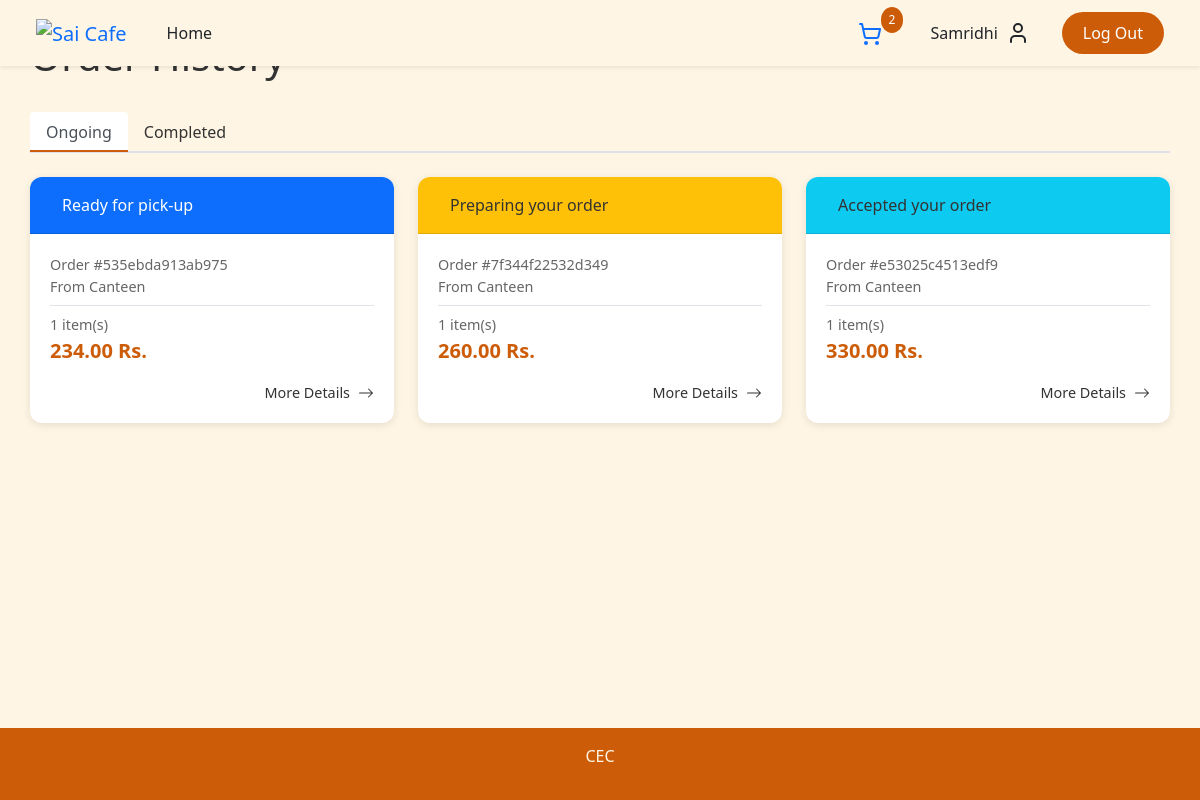
Screenshot of /cust_order_history.php (signed in) with the database file from the repository.
### tables this page shows
CREATE TABLE `order_header` (
  `orh_id` int(11) NOT NULL,
  `orh_refcode` varchar(15) DEFAULT NULL,
  `c_id` int(11) NOT NULL,
  `s_id` int(11) NOT NULL,
  `p_id` int(11) NOT NULL,
  `orh_ordertime` timestamp NOT NULL DEFAULT current_timestamp(),
  `orh_pickuptime` datetime NOT NULL,
  `orh_orderstatus` varchar(10) NOT NULL DEFAULT 'ACPT',
  `orh_finishedtime` datetime DEFAULT NULL
);

CREATE TABLE `shop` (
  `s_id` int(11) NOT NULL,
  `s_username` varchar(45) NOT NULL,
  `s_pwd` varchar(45) NOT NULL,
  `s_name` varchar(100) NOT NULL,
  `s_location` varchar(100) NOT NULL,
  `s_openhour` time NOT NULL,
  `s_closehour` time NOT NULL,
  `s_status` tinyint(4) NOT NULL DEFAULT 1 COMMENT 'Shop ready for taking an order or not (True for open, False for close)',
  `s_preorderStatus` tinyint(4) NOT NULL DEFAULT 1 COMMENT 'Shop is ready for tomorrow pre-order or not',
  `s_email` varchar(100) NOT NULL,
  `s_phoneno` varchar(45) NOT NULL,
  `s_pic` text DEFAULT NULL
);

### cust_order_history.php (the view, shortened to what this page needs)
<!DOCTYPE html>
<html lang="en">
<head>
    <?php
    include("conn_db.php");
    include('head.php');
    ?>
</head>
<body>
    <?php include('nav_header.php')?>
    <div class="container" id="shop-body">
        <div class="shop-header">
            <h2 class="display-6">Order History</h2>
        </div>
        <nav>
            <div class="nav nav-tabs" id="nav-tab" role="tablist">
                <button class="nav-link active" id="ongoing-tab" data-bs-toggle="tab" data-bs-target="#nav-ongoing"
                    type="button" role="tab" aria-controls="nav-ongoing" aria-selected="true">Ongoing</button>
                <button class="nav-link" id="completed-tab" data-bs-toggle="tab" data-bs-target="#nav-completed"
                    type="button" role="tab" aria-controls="nav-completed" aria-selected="false">Completed</button>
            </div>
        </nav>
        <div class="tab-content" id="nav-tabContent">
            <div class="tab-pane fade show active" id="nav-ongoing" role="tabpanel" aria-labelledby="ongoing-tab">
                <?php
                $ongoing_query = "SELECT * FROM order_header WHERE c_id = {$_SESSION['cid']} AND orh_orderstatus <> 'FNSH';";
                $ongoing_result = $mysqli->query($ongoing_query);
                $ongoing_num = $ongoing_result->num_rows;
                if($ongoing_num > 0){
                ?>
                <div class="row row-cols-1 row-cols-md-3 g-4">
                    <?php while($og_row = $ongoing_result->fetch_array()){ ?>
                    <div class="col">
                        <div class="card">
                            <?php
                            $status_class = '';
                            $status_text = '';
                            switch($og_row["orh_orderstatus"]) {
                                case "ACPT":
                                    $status_class = 'bg-info';
                                    $status_text = 'Accepted your order';
                                    break;
                                case "PREP":
                                    $status_class = 'bg-warning';
                                    $status_text = 'Preparing your order';
                                    break;
                                case "RDPK":
                                    $status_class = 'bg-primary text-white';
                                    $status_text = 'Ready for pick-up';
                                    break;
                            }
                            ?>
                            <div class="card-header <?php echo $status_class; ?>">
                                <span class="status-badge"><?php echo $status_text; ?></span>
                            </div>
                            <div class="card-body">
                                <div class="order-info">
                                    <div>Order #<?php echo $og_row["orh_refcode"]; ?></div>
                                    <div class="mb-2">From
                                        <?php
                                        $shop_query = "SELECT s_name FROM shop WHERE s_id = {$og_row['s_id']};";
                                        $shop_arr = $mysqli->query($shop_query)->fetch_array();
                                        echo $shop_arr["s_name"];
                                        ?>
                                    </div>
                                    <?php
                                    $ord_query = "SELECT COUNT(*) AS cnt, SUM(ord_amount*ord_buyprice) AS gt FROM order_detail WHERE orh_id = {$og_row['orh_id']}";
                                    $ord_arr = $mysqli->query($ord_query)->fetch_array();
                                    ?>
                                    <div class="pt-2 border-top">
                                        <div><?php echo $ord_arr["cnt"]; ?> item(s)</div>
                                        <div class="price"><?php echo $ord_arr["gt"]; ?> Rs.</div>
                                    </div>
                                    <div class="text-end mt-3">
                                        <a href="cust_order_detail.php?orh_id=<?php echo $og_row["orh_id"]; ?>"
                                           class="more-details">
                                            <span>More Details</span>
                                            <svg xmlns="http://www.w3.org/2000/svg" width="16" height="16" fill="currentColor" class="bi bi-arrow-right" viewBox="0 0 16 16">
                                                <path fill-rule="evenodd" d="M1 8a.5.5 0 0 1 .5-.5h11.793l-3.147-3.146a.5.5 0 0 1 .708-.708l4 4a.5.5 0 0 1 0 .708l-4 4a.5.5 0 0 1-.708-.708L13.293 8.5H1.5A.5.5 0 0 1 1 8z"/>
                                            </svg>
                                        </a>
                                    </div>
                                </div>
                            </div>
                        </div>
                    </div>
                    <?php } ?>
                </div>
                <?php } else { ?>
                <div class="empty-state">
                    <p>You don't have any ongoing orders.</p>
                </div>
                <?php } ?>
            </div>
        </div>
    </div>
    <footer class="footer">
        <p>CEC</p>
    </footer>
</body>
</html>

### head.php (shortened to what this page needs)
<link href="https://cdn.jsdelivr.net/npm/bootstrap@5.1.2/dist/css/bootstrap.min.css" rel="stylesheet"
>
<link rel="stylesheet" href="https://cdn.jsdelivr.net/npm/bootstrap-icons@1.5.0/font/bootstrap-icons.css">

### nav_header.php (shortened to what this page needs)
        <header class="navbar navbar-expand-md fixed-top shadow-sm" style="background-color: #FFF5E4;">
    <div class="container-fluid mx-4">
        <a class="navbar-brand" href="index.php">
            <img src="img/logo.png" width="75" class="me-2" alt="Sai Cafe">
        </a>
        <div class="navbar-collapse collapse" id="navbarCollapse">
            <ul class="navbar-nav me-auto mb-2 mb-md-0">
                <li class="nav-item">
                    <a class="nav-link text-dark" href="index.php">Home</a>
                </li>
            </ul>
            <div class="d-flex align-items-center">
                <?php if(!isset($_SESSION['cid'])){ ?>
                    <a class="btn me-2" href="cust_login.php" style="background-color: #C1D8C3">Log In</a>
                    <a class="btn" href="cust_regist.php" style="background-color: #6A9C89; color: white">Sign Up</a>
                <?php }else{ ?>
                    <div class="d-flex align-items-center gap-3">
                        <a class="cart-button" href="cust_cart.php">
                            <?php
                                $incart_query = "SELECT SUM(ct_amount) AS incart_amt FROM cart WHERE c_id = {$_SESSION['cid']}";
                                $incart_result = $mysqli -> query($incart_query) -> fetch_array();
                                $incart_amt = $incart_result["incart_amt"];
                            ?>
                            <span class="cart-count"><?php echo $incart_amt > 0 ? $incart_amt : '0'; ?></span>
                        </a>
                        <a href="cust_profile.php" class="user-profile text-dark text-decoration-none">
                            <span><?=$_SESSION['firstname']?></span>
                            <svg xmlns="http://www.w3.org/2000/svg" width="24" height="24" viewBox="0 0 24 24" fill="none"
                                 stroke="currentColor" stroke-width="2" stroke-linecap="round" stroke-linejoin="round">
                                <path d="M19 21v-2a4 4 0 0 0-4-4H9a4 4 0 0 0-4 4v2"/>
                                <circle cx="12" cy="7" r="4"/>
                            </svg>
                        </a>
                        <a class="btn logout-btn" href="logout.php">Log Out</a>
                    </div>
                <?php } ?>
            </div>
        </div>
    </div>
</header>

### cust_order_history.php (style rules this page uses)
:root { --primary-color: #CD5C08; --bg-color: #FFF5E4; --text-color: #333; --success-color: #198754; --info-color: #0dcaf0; --warning-color: #ffc107; --shadow: 0 2px 8px rgba(0, 0, 0, 0.1); }
body { background-color: var(--bg-color); color: var(--text-color); font-family: 'Segoe UI', Tahoma, Geneva, Verdana, sans-serif; min-height: 100vh; display: flex; flex-direction: column; }
#shop-body { padding: 2rem 0; flex-grow: 1; }
.shop-header { margin-bottom: 2rem; }
.nav-tabs { border-bottom: 2px solid #dee2e6; margin-bottom: 1.5rem; }
.nav-tabs .nav-link { color: var(--text-color); border: none; padding: 0.8rem 2rem; font-weight: 500; transition: all 0.3s ease; position: relative; }
.nav-tabs .nav-link::after { content: ''; position: absolute; bottom: 0; left: 0; width: 100%; height: 2px; background-color: var(--primary-color); transform: scaleX(0); transition: transform 0.3s ease; }
.nav-tabs .nav-link.active::after { transform: scaleX(1); }
.card { border: none; border-radius: 12px; box-shadow: var(--shadow); transition: transform 0.3s ease; margin-bottom: 1.5rem; }
.card-header { border-radius: 12px 12px 0 0 !important; padding: 1rem; }
.card-body { padding: 1.25rem; }
.status-badge { font-weight: 500; padding: 0.5rem 1rem; border-radius: 20px; }
.order-info { font-size: 0.9rem; color: #666; }
.price { font-size: 1.25rem; font-weight: 600; color: var(--primary-color); }
.more-details { display: inline-flex; align-items: center; gap: 0.5rem; color: var(--text-color); text-decoration: none; font-weight: 500; transition: color 0.3s ease; }
.footer { background-color: var(--primary-color); color: var(--bg-color); padding: 1rem; text-align: center; margin-top: auto; }

### nav_header.php (style rules this page uses)
.navbar { padding: 0.75rem 0; transition: all 0.3s ease; }
.navbar-brand img { transition: transform 0.3s ease; }
.nav-link { position: relative; font-weight: 500; transition: color 0.3s ease; padding: 0.5rem 1rem !important; }
.nav-link::after { content: ''; position: absolute; width: 0; height: 2px; bottom: 0; left: 50%; background-color: #6A9C89; transition: all 0.3s ease; }
.btn { padding: 0.5rem 1.25rem; border-radius: 25px; transition: all 0.3s ease; font-weight: 500; }
.cart-button { position: relative; padding: 0.5rem 1rem; border-radius: 20px; transition: all 0.3s ease; }
.cart-count { position: absolute; top: -5px; right: -5px; background-color: #CD5C08; color: white; border-radius: 50%; padding: 0.25rem 0.5rem; font-size: 0.75rem; min-width: 20px; text-align: center; }
.user-profile { display: flex; align-items: center; gap: 0.5rem; padding: 0.5rem 1rem; border-radius: 25px; transition: all 0.3s ease; }
.logout-btn { background-color: #CD5C08; color: white; }

### rows the page displays
order_header: orh_orderstatus "Ready for pick-up", orh_refcode "535ebda913ab975", s.s_name "Canteen", cnt "1", gt "234.00"
order_header: orh_orderstatus "Preparing your order", orh_refcode "7f344f22532d349", s.s_name "Canteen", cnt "1", gt "260.00"
order_header: orh_orderstatus "Accepted your order", orh_refcode "e53025c4513edf9", s.s_name "Canteen", cnt "1", gt "330.00"

### other values shown
$incart_amt "2"
$_SESSION['firstname'] "Samridhi"
